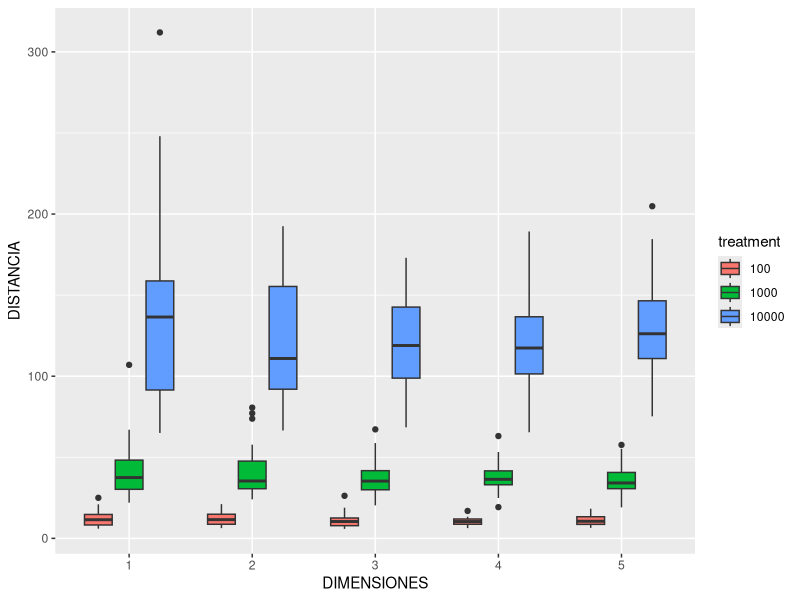

Here is the R script that generated this plot:
start_time <- Sys.time()
p1=c(0,0)
cor=30
dur <- c(100,1000,10000)
num_ejes<-5
eje<-0
#DISTANCIA=rep(0,cor*num_ejes*length(dur))
DISTANCIA=numeric()
mayor<-array(rep(0,cor*num_ejes*length(dur)),dim=c(cor,num_ejes,length(dur)))
pos<- array(rep(0, cor*num_ejes*num_ejes), dim=c(cor,num_ejes, num_ejes))
 
 for(p in dur){
  for (pasos in 1:p) {
  for (caminata in 1:cor){
  for (e in 1:num_ejes){
    eje<-round(runif(1,1,e))
     
      if (runif(1) < 0.5){
      pos[caminata,eje,e] <- pos[caminata,eje,e] + 1
      }
      else{
       pos[caminata,eje,e]<- pos[caminata,eje,e] - 1
      }
   euclideana = sqrt(sum((pos[caminata,,e]**2))) # 
   
   
 if (p==100){
  j=1
}
  if (p==1000){
  j=2
}
  if (p==10000){
  j=3
}
 mayor[caminata,e,j] = max(mayor[caminata,e,j],euclideana)
}} 
}
}
for (i in 1:num_ejes){
 for (j in 1:length(dur)){
  D=c(mayor[,i,j])
DISTANCIA=c(DISTANCIA,D)
}}
end_time <- Sys.time()
run_time=end_time - start_time
DIMENSIONES=as.factor(c(rep(1:num_ejes, each=cor*length(dur))))
treatment=rep(c("100","1000","10000"),each=cor)
data=data.frame(DIMENSIONES, treatment,DISTANCIA)
library(ggplot2)
#png("boxplot_brownian.png") # mandar la figura a un archivo
 # grouped boxplot
 ggplot(data, aes(x=DIMENSIONES, y=DISTANCIA, fill=treatment)) +
geom_boxplot()
print(run_time)

